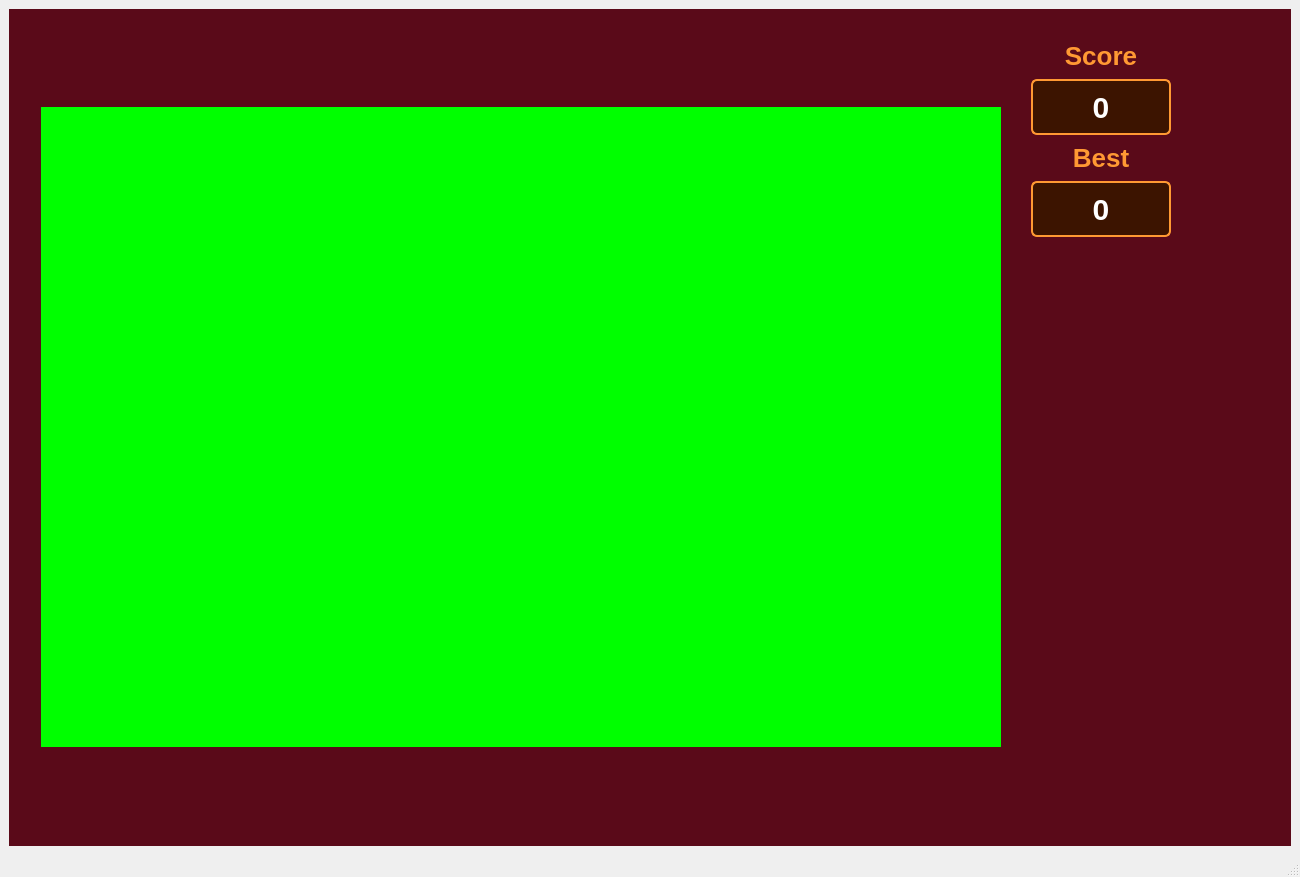
<?xml version="1.0" encoding="UTF-8"?>
<ui version="4.0">
 <class>MainWindow</class>
 <widget class="QMainWindow" name="MainWindow">
  <property name="geometry">
   <rect>
    <x>0</x>
    <y>0</y>
    <width>1300</width>
    <height>877</height>
   </rect>
  </property>
  <property name="windowTitle">
   <string>Takshak</string>
  </property>
  <widget class="QWidget" name="centralwidget">
   <layout class="QGridLayout" name="gridLayout">
    <item row="0" column="0">
     <widget class="QStackedWidget" name="stackedWidget">
      <property name="styleSheet">
       <string notr="true"/>
      </property>
      <property name="currentIndex">
       <number>3</number>
      </property>
      <widget class="QWidget" name="pageSettings">
       <property name="styleSheet">
        <string notr="true">QWidget#pageSettings { background-color: rgb(90, 10, 25); }</string>
       </property>
       <layout class="QVBoxLayout" name="settingsLayout">
        <property name="spacing">
         <number>18</number>
        </property>
        <item>
         <spacer name="settingsSpacerTop">
          <property name="orientation">
           <enum>Qt::Orientation::Vertical</enum>
          </property>
          <property name="sizeHint" stdset="0">
           <size>
            <width>20</width>
            <height>40</height>
           </size>
          </property>
         </spacer>
        </item>
        <item>
         <widget class="QLabel" name="label_2">
          <property name="styleSheet">
           <string notr="true">color: rgb(255, 153, 51); font-size: 48px; font-weight: bold; background: transparent;</string>
          </property>
          <property name="text">
           <string>Settings</string>
          </property>
          <property name="alignment">
           <set>Qt::AlignmentFlag::AlignCenter</set>
          </property>
         </widget>
        </item>
        <item>
         <widget class="QLabel" name="labelColorHeading">
          <property name="styleSheet">
           <string notr="true">color: rgb(255, 248, 225); font-size: 22px; background: transparent;</string>
          </property>
          <property name="text">
           <string>Snake body color</string>
          </property>
          <property name="alignment">
           <set>Qt::AlignmentFlag::AlignCenter</set>
          </property>
         </widget>
        </item>
        <item>
         <layout class="QHBoxLayout" name="colorRowLayout">
          <property name="spacing">
           <number>20</number>
          </property>
          <item>
           <spacer name="colorSpacerLeft">
            <property name="orientation">
             <enum>Qt::Orientation::Horizontal</enum>
            </property>
            <property name="sizeHint" stdset="0">
             <size>
              <width>40</width>
              <height>20</height>
             </size>
            </property>
           </spacer>
          </item>
          <item>
           <widget class="QLabel" name="labelColorPreview">
            <property name="minimumSize">
             <size>
              <width>96</width>
              <height>56</height>
             </size>
            </property>
            <property name="maximumSize">
             <size>
              <width>96</width>
              <height>56</height>
             </size>
            </property>
            <property name="styleSheet">
             <string notr="true">background-color: rgb(69, 115, 232); border: 3px solid rgb(255, 153, 51); border-radius: 10px;</string>
            </property>
            <property name="text">
             <string/>
            </property>
           </widget>
          </item>
          <item>
           <widget class="QPushButton" name="buttonPickColor">
            <property name="minimumSize">
             <size>
              <width>200</width>
              <height>56</height>
             </size>
            </property>
            <property name="cursor">
             <cursorShape>PointingHandCursor</cursorShape>
            </property>
            <property name="styleSheet">
             <string notr="true">QPushButton { color: rgb(60, 20, 0); background-color: rgb(255, 153, 51); border-radius: 12px; font-size: 20px; font-weight: bold; }
QPushButton:hover { background-color: rgb(255, 178, 90); }
QPushButton:pressed { background-color: rgb(220, 120, 30); }</string>
            </property>
            <property name="text">
             <string>Choose Color…</string>
            </property>
           </widget>
          </item>
          <item>
           <widget class="QPushButton" name="buttonResetColor">
            <property name="minimumSize">
             <size>
              <width>140</width>
              <height>56</height>
             </size>
            </property>
            <property name="cursor">
             <cursorShape>PointingHandCursor</cursorShape>
            </property>
            <property name="styleSheet">
             <string notr="true">QPushButton { color: white; background-color: rgb(19, 136, 8); border-radius: 12px; font-size: 20px; font-weight: bold; }
QPushButton:hover { background-color: rgb(30, 165, 20); }
QPushButton:pressed { background-color: rgb(10, 100, 5); }</string>
            </property>
            <property name="text">
             <string>Reset</string>
            </property>
           </widget>
          </item>
          <item>
           <spacer name="colorSpacerRight">
            <property name="orientation">
             <enum>Qt::Orientation::Horizontal</enum>
            </property>
            <property name="sizeHint" stdset="0">
             <size>
              <width>40</width>
              <height>20</height>
             </size>
            </property>
           </spacer>
          </item>
         </layout>
        </item>
        <item>
         <widget class="QLabel" name="labelColorHint">
          <property name="styleSheet">
           <string notr="true">color: rgb(230, 190, 150); font-size: 15px; background: transparent;</string>
          </property>
          <property name="text">
           <string>Your choice is saved and used every time you play</string>
          </property>
          <property name="alignment">
           <set>Qt::AlignmentFlag::AlignCenter</set>
          </property>
         </widget>
        </item>
        <item alignment="Qt::AlignmentFlag::AlignHCenter">
         <widget class="QPushButton" name="buttonBack">
          <property name="minimumSize">
           <size>
            <width>260</width>
            <height>52</height>
           </size>
          </property>
          <property name="maximumSize">
           <size>
            <width>260</width>
            <height>52</height>
           </size>
          </property>
          <property name="cursor">
           <cursorShape>PointingHandCursor</cursorShape>
          </property>
          <property name="styleSheet">
           <string notr="true">QPushButton { color: rgb(255, 153, 51); background: transparent; border: 2px solid rgb(255, 153, 51); border-radius: 12px; font-size: 20px; font-weight: bold; }
QPushButton:hover { background-color: rgb(120, 30, 45); }
QPushButton:pressed { background-color: rgb(60, 20, 0); }</string>
          </property>
          <property name="text">
           <string>Back to Menu</string>
          </property>
         </widget>
        </item>
        <item>
         <spacer name="settingsSpacerBottom">
          <property name="orientation">
           <enum>Qt::Orientation::Vertical</enum>
          </property>
          <property name="sizeHint" stdset="0">
           <size>
            <width>20</width>
            <height>40</height>
           </size>
          </property>
         </spacer>
        </item>
       </layout>
      </widget>
      <widget class="QWidget" name="pageGameOver">
       <property name="styleSheet">
        <string notr="true">QWidget#pageGameOver { background-color: rgb(90, 10, 25); }</string>
       </property>
       <layout class="QVBoxLayout" name="gameOverLayout">
        <property name="spacing">
         <number>16</number>
        </property>
        <item>
         <spacer name="gameOverSpacerTop">
          <property name="orientation">
           <enum>Qt::Orientation::Vertical</enum>
          </property>
          <property name="sizeHint" stdset="0">
           <size>
            <width>20</width>
            <height>40</height>
           </size>
          </property>
         </spacer>
        </item>
        <item>
         <widget class="QLabel" name="labelGameOverTitle">
          <property name="styleSheet">
           <string notr="true">color: rgb(255, 153, 51); font-size: 72px; font-weight: bold; letter-spacing: 6px; background: transparent;</string>
          </property>
          <property name="text">
           <string>GAME OVER</string>
          </property>
          <property name="alignment">
           <set>Qt::AlignmentFlag::AlignCenter</set>
          </property>
         </widget>
        </item>
        <item>
         <widget class="QLabel" name="labelGameOverSub">
          <property name="styleSheet">
           <string notr="true">color: rgb(255, 248, 225); font-size: 20px; background: transparent;</string>
          </property>
          <property name="text">
           <string>The snake has met its end</string>
          </property>
          <property name="alignment">
           <set>Qt::AlignmentFlag::AlignCenter</set>
          </property>
         </widget>
        </item>
        <item alignment="Qt::AlignmentFlag::AlignHCenter">
         <widget class="QLabel" name="label">
          <property name="minimumSize">
           <size>
            <width>340</width>
            <height>120</height>
           </size>
          </property>
          <property name="maximumSize">
           <size>
            <width>340</width>
            <height>120</height>
           </size>
          </property>
          <property name="styleSheet">
           <string notr="true">color: white; font-size: 28px; font-weight: bold; background-color: rgb(60, 20, 0); border: 2px solid rgb(255, 153, 51); border-radius: 14px;</string>
          </property>
          <property name="text">
           <string>Score: 0</string>
          </property>
          <property name="alignment">
           <set>Qt::AlignmentFlag::AlignCenter</set>
          </property>
         </widget>
        </item>
        <item>
         <spacer name="gameOverSpacerMid">
          <property name="orientation">
           <enum>Qt::Orientation::Vertical</enum>
          </property>
          <property name="sizeType">
           <enum>QSizePolicy::Fixed</enum>
          </property>
          <property name="sizeHint" stdset="0">
           <size>
            <width>20</width>
            <height>20</height>
           </size>
          </property>
         </spacer>
        </item>
        <item alignment="Qt::AlignmentFlag::AlignHCenter">
         <widget class="QPushButton" name="buttonPlayAgain">
          <property name="minimumSize">
           <size>
            <width>300</width>
            <height>64</height>
           </size>
          </property>
          <property name="maximumSize">
           <size>
            <width>300</width>
            <height>64</height>
           </size>
          </property>
          <property name="cursor">
           <cursorShape>PointingHandCursor</cursorShape>
          </property>
          <property name="styleSheet">
           <string notr="true">QPushButton { color: rgb(60, 20, 0); background-color: rgb(255, 153, 51); border-radius: 14px; font-size: 24px; font-weight: bold; }
QPushButton:hover { background-color: rgb(255, 178, 90); }
QPushButton:pressed { background-color: rgb(220, 120, 30); }</string>
          </property>
          <property name="text">
           <string>↻  Play Again</string>
          </property>
         </widget>
        </item>
        <item alignment="Qt::AlignmentFlag::AlignHCenter">
         <widget class="QPushButton" name="buttonMenu">
          <property name="minimumSize">
           <size>
            <width>300</width>
            <height>64</height>
           </size>
          </property>
          <property name="maximumSize">
           <size>
            <width>300</width>
            <height>64</height>
           </size>
          </property>
          <property name="cursor">
           <cursorShape>PointingHandCursor</cursorShape>
          </property>
          <property name="styleSheet">
           <string notr="true">QPushButton { color: white; background-color: rgb(19, 136, 8); border-radius: 14px; font-size: 24px; font-weight: bold; }
QPushButton:hover { background-color: rgb(30, 165, 20); }
QPushButton:pressed { background-color: rgb(10, 100, 5); }</string>
          </property>
          <property name="text">
           <string>☰  Main Menu</string>
          </property>
         </widget>
        </item>
        <item>
         <widget class="QLabel" name="labelGameOverHint">
          <property name="styleSheet">
           <string notr="true">color: rgb(230, 190, 150); font-size: 14px; background: transparent;</string>
          </property>
          <property name="text">
           <string>Enter = Play again  •  Esc = Menu</string>
          </property>
          <property name="alignment">
           <set>Qt::AlignmentFlag::AlignCenter</set>
          </property>
         </widget>
        </item>
        <item>
         <spacer name="gameOverSpacerBottom">
          <property name="orientation">
           <enum>Qt::Orientation::Vertical</enum>
          </property>
          <property name="sizeHint" stdset="0">
           <size>
            <width>20</width>
            <height>40</height>
           </size>
          </property>
         </spacer>
        </item>
       </layout>
      </widget>
      <widget class="QWidget" name="pageMainMenu">
       <property name="styleSheet">
        <string notr="true">QWidget#pageMainMenu { background-color: rgb(90, 10, 25); }</string>
       </property>
       <layout class="QVBoxLayout" name="menuLayout">
        <property name="spacing">
         <number>18</number>
        </property>
        <item>
         <spacer name="menuSpacerTop">
          <property name="orientation">
           <enum>Qt::Orientation::Vertical</enum>
          </property>
          <property name="sizeHint" stdset="0">
           <size>
            <width>20</width>
            <height>40</height>
           </size>
          </property>
         </spacer>
        </item>
        <item>
         <widget class="QLabel" name="labelTitle">
          <property name="styleSheet">
           <string notr="true">color: rgb(255, 153, 51); font-size: 72px; font-weight: bold; letter-spacing: 6px; background: transparent;</string>
          </property>
          <property name="text">
           <string>TAKSHAK</string>
          </property>
          <property name="alignment">
           <set>Qt::AlignmentFlag::AlignCenter</set>
          </property>
         </widget>
        </item>
        <item>
         <widget class="QLabel" name="labelSubtitle">
          <property name="styleSheet">
           <string notr="true">color: rgb(255, 248, 225); font-size: 20px; background: transparent;</string>
          </property>
          <property name="text">
           <string>The Snake Game</string>
          </property>
          <property name="alignment">
           <set>Qt::AlignmentFlag::AlignCenter</set>
          </property>
         </widget>
        </item>
        <item>
         <spacer name="menuSpacerMid">
          <property name="orientation">
           <enum>Qt::Orientation::Vertical</enum>
          </property>
          <property name="sizeType">
           <enum>QSizePolicy::Fixed</enum>
          </property>
          <property name="sizeHint" stdset="0">
           <size>
            <width>20</width>
            <height>30</height>
           </size>
          </property>
         </spacer>
        </item>
        <item alignment="Qt::AlignmentFlag::AlignHCenter">
         <widget class="QPushButton" name="pushButton">
          <property name="minimumSize">
           <size>
            <width>300</width>
            <height>64</height>
           </size>
          </property>
          <property name="maximumSize">
           <size>
            <width>300</width>
            <height>64</height>
           </size>
          </property>
          <property name="cursor">
           <cursorShape>PointingHandCursor</cursorShape>
          </property>
          <property name="styleSheet">
           <string notr="true">QPushButton { color: rgb(60, 20, 0); background-color: rgb(255, 153, 51); border-radius: 14px; font-size: 24px; font-weight: bold; }
QPushButton:hover { background-color: rgb(255, 178, 90); }
QPushButton:pressed { background-color: rgb(220, 120, 30); }</string>
          </property>
          <property name="text">
           <string>▶  Start Game</string>
          </property>
         </widget>
        </item>
        <item alignment="Qt::AlignmentFlag::AlignHCenter">
         <widget class="QPushButton" name="pushButton_2">
          <property name="minimumSize">
           <size>
            <width>300</width>
            <height>64</height>
           </size>
          </property>
          <property name="maximumSize">
           <size>
            <width>300</width>
            <height>64</height>
           </size>
          </property>
          <property name="cursor">
           <cursorShape>PointingHandCursor</cursorShape>
          </property>
          <property name="styleSheet">
           <string notr="true">QPushButton { color: white; background-color: rgb(19, 136, 8); border-radius: 14px; font-size: 24px; font-weight: bold; }
QPushButton:hover { background-color: rgb(30, 165, 20); }
QPushButton:pressed { background-color: rgb(10, 100, 5); }</string>
          </property>
          <property name="text">
           <string>⚙  Settings</string>
          </property>
         </widget>
        </item>
        <item>
         <widget class="QLabel" name="labelMenuHint">
          <property name="styleSheet">
           <string notr="true">color: rgb(230, 190, 150); font-size: 14px; background: transparent;</string>
          </property>
          <property name="text">
           <string>Use Arrow keys or W A S D to move  •  Esc = Menu</string>
          </property>
          <property name="alignment">
           <set>Qt::AlignmentFlag::AlignCenter</set>
          </property>
         </widget>
        </item>
        <item>
         <spacer name="menuSpacerBottom">
          <property name="orientation">
           <enum>Qt::Orientation::Vertical</enum>
          </property>
          <property name="sizeHint" stdset="0">
           <size>
            <width>20</width>
            <height>40</height>
           </size>
          </property>
         </spacer>
        </item>
       </layout>
      </widget>
      <widget class="QWidget" name="pageGameplay">
       <property name="styleSheet">
        <string notr="true">background-color: rgb(90, 10, 25);</string>
       </property>
       <layout class="QGridLayout" name="gameplayLayout" columnstretch="0,0,1">
        <property name="leftMargin">
         <number>32</number>
        </property>
        <property name="topMargin">
         <number>32</number>
        </property>
        <property name="rightMargin">
         <number>32</number>
        </property>
        <property name="bottomMargin">
         <number>32</number>
        </property>
        <item row="0" column="1" alignment="Qt::AlignmentFlag::AlignLeft|Qt::AlignmentFlag::AlignVCenter">
         <widget class="GroundLabel" name="field">
          <property name="sizePolicy">
           <sizepolicy hsizetype="Fixed" vsizetype="Fixed">
            <horstretch>0</horstretch>
            <verstretch>0</verstretch>
           </sizepolicy>
          </property>
          <property name="minimumSize">
           <size>
            <width>960</width>
            <height>640</height>
           </size>
          </property>
          <property name="maximumSize">
           <size>
            <width>960</width>
            <height>640</height>
           </size>
          </property>
          <property name="styleSheet">
           <string notr="true">background-color: rgb(0, 255, 0);</string>
          </property>
          <property name="text">
           <string/>
          </property>
         </widget>
        </item>
        <item row="0" column="2" alignment="Qt::AlignmentFlag::AlignLeft|Qt::AlignmentFlag::AlignTop">
         <layout class="QVBoxLayout" name="scoreLayout">
          <property name="spacing">
           <number>8</number>
          </property>
          <property name="leftMargin">
           <number>24</number>
          </property>
          <item>
           <widget class="QLabel" name="labelScoreHeading">
            <property name="minimumSize">
             <size>
              <width>140</width>
              <height>0</height>
             </size>
            </property>
            <property name="styleSheet">
             <string notr="true">color: rgb(255, 153, 51); font-size: 26px; font-weight: bold; background: transparent;</string>
            </property>
            <property name="text">
             <string>Score</string>
            </property>
            <property name="alignment">
             <set>Qt::AlignmentFlag::AlignCenter</set>
            </property>
           </widget>
          </item>
          <item>
           <widget class="QLabel" name="labelScore">
            <property name="minimumSize">
             <size>
              <width>140</width>
              <height>56</height>
             </size>
            </property>
            <property name="styleSheet">
             <string notr="true">color: rgb(255, 255, 255); font-size: 30px; font-weight: bold; background-color: rgb(60, 20, 0); border: 2px solid rgb(255, 153, 51); border-radius: 6px;</string>
            </property>
            <property name="text">
             <string>0</string>
            </property>
            <property name="alignment">
             <set>Qt::AlignmentFlag::AlignCenter</set>
            </property>
           </widget>
          </item>
          <item>
           <widget class="QLabel" name="labelBestHeading">
            <property name="minimumSize">
             <size>
              <width>140</width>
              <height>0</height>
             </size>
            </property>
            <property name="styleSheet">
             <string notr="true">color: rgb(255, 153, 51); font-size: 26px; font-weight: bold; background: transparent;</string>
            </property>
            <property name="text">
             <string>Best</string>
            </property>
            <property name="alignment">
             <set>Qt::AlignmentFlag::AlignCenter</set>
            </property>
           </widget>
          </item>
          <item>
           <widget class="QLabel" name="labelBest">
            <property name="minimumSize">
             <size>
              <width>140</width>
              <height>56</height>
             </size>
            </property>
            <property name="styleSheet">
             <string notr="true">color: rgb(255, 255, 255); font-size: 30px; font-weight: bold; background-color: rgb(60, 20, 0); border: 2px solid rgb(255, 153, 51); border-radius: 6px;</string>
            </property>
            <property name="text">
             <string>0</string>
            </property>
            <property name="alignment">
             <set>Qt::AlignmentFlag::AlignCenter</set>
            </property>
           </widget>
          </item>
         </layout>
        </item>
       </layout>
      </widget>
     </widget>
    </item>
   </layout>
  </widget>
  <widget class="QStatusBar" name="statusbar"/>
 </widget>
 <customwidgets>
  <customwidget>
   <class>GroundLabel</class>
   <extends>QLabel</extends>
   <header location="global">groundlabel.h</header>
  </customwidget>
 </customwidgets>
 <resources/>
 <connections/>
</ui>
